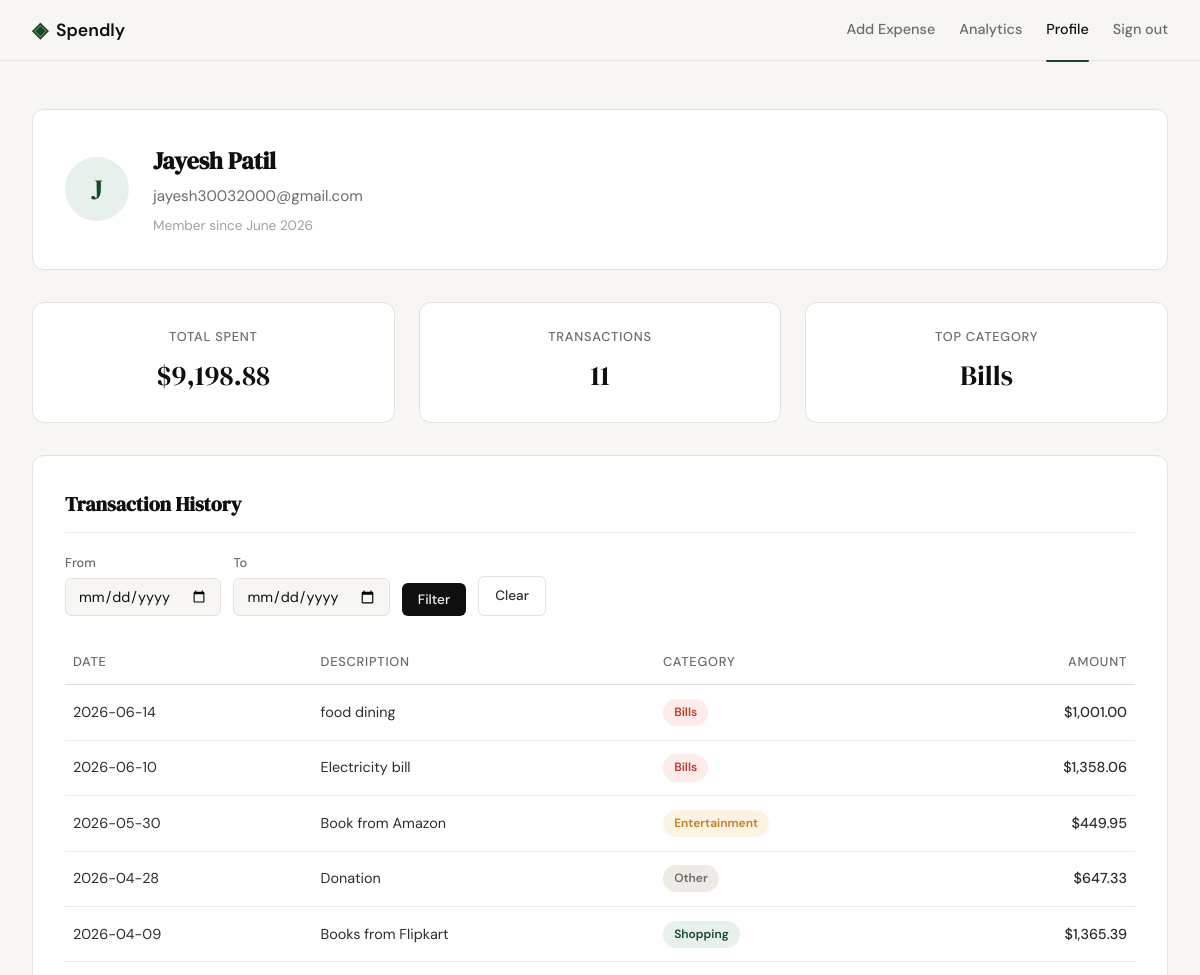
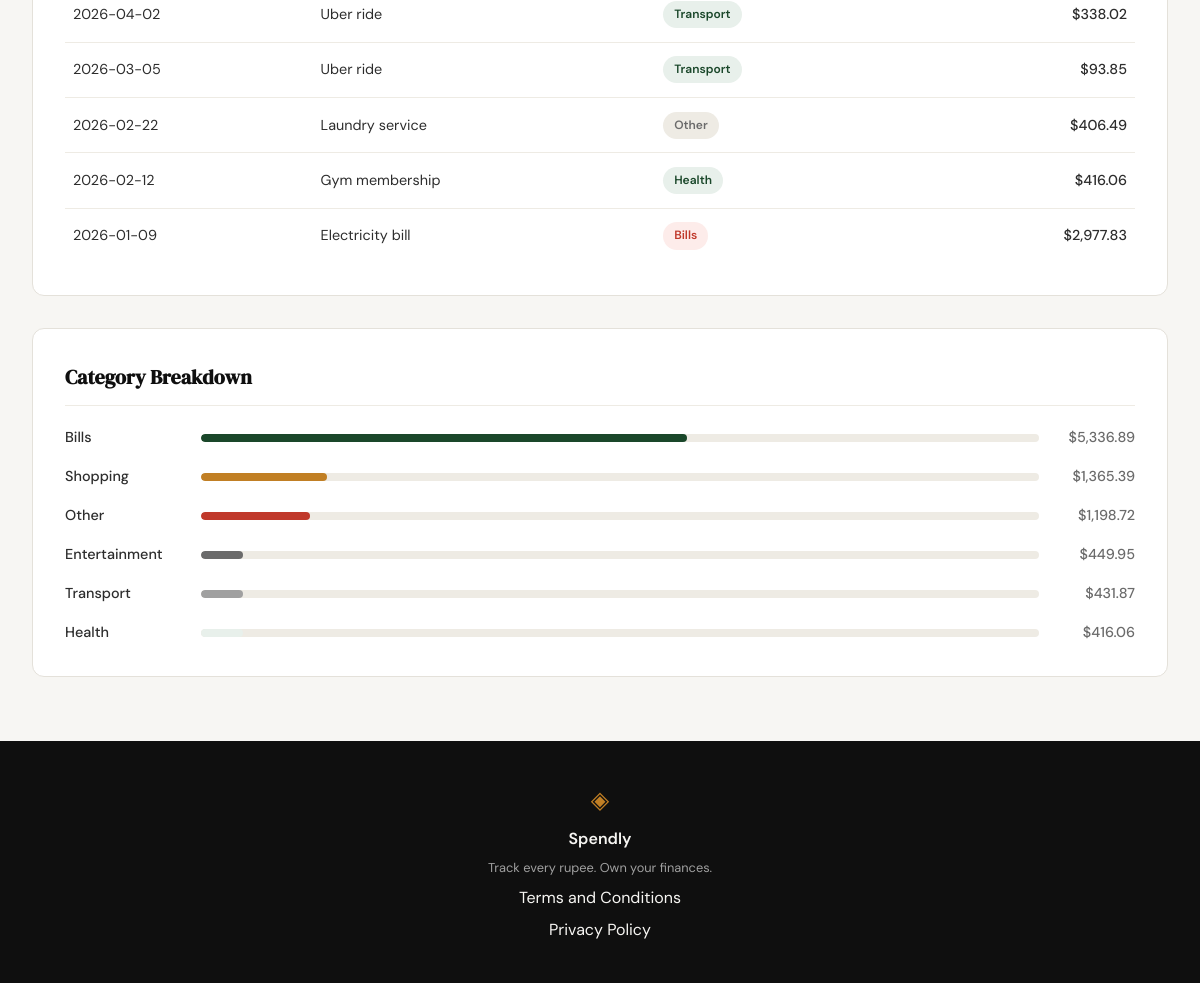
The app's page /profile (signed in) with its own data (2 pictures, top to bottom).
### tables this page shows
CREATE TABLE users (
                id            INTEGER PRIMARY KEY AUTOINCREMENT,
                name          TEXT    NOT NULL,
                email         TEXT    UNIQUE NOT NULL,
                password_hash TEXT    NOT NULL,
                created_at    TEXT    DEFAULT (datetime('now'))
            );

CREATE TABLE expenses (
                id          INTEGER PRIMARY KEY AUTOINCREMENT,
                user_id     INTEGER NOT NULL,
                amount      REAL    NOT NULL,
                category    TEXT    NOT NULL,
                date        TEXT    NOT NULL,
                description TEXT,
                created_at  TEXT    DEFAULT (datetime('now')),
                FOREIGN KEY (user_id) REFERENCES users (id)
            );

### app.py (the view)
@app.route("/profile")
def profile():
    if "user_id" not in session:
        return redirect(url_for("login"))
    user_id = session["user_id"]
    raw_start = request.args.get("start_date", "").strip()
    raw_end = request.args.get("end_date", "").strip()
    if raw_start and not _is_valid_date(raw_start):
        raw_start = ""
    if raw_end and not _is_valid_date(raw_end):
        raw_end = ""
    if raw_start and raw_end and raw_start > raw_end:
        raw_start = raw_end = ""
    start_date = raw_start or None
    end_date = raw_end or None
    user_row = get_user_by_id(user_id)
    if user_row is None:
        session.clear()
        return redirect(url_for("login"))
    created_dt = datetime.strptime(user_row["created_at"], "%Y-%m-%d %H:%M:%S")
    user = {
        "name": user_row["name"],
        "email": user_row["email"],
        "member_since": created_dt.strftime("%B %Y"),
    }
    stats_raw = get_expense_stats(user_id, start_date, end_date)
    stats = {
        "total_spent": f"${stats_raw['total_spent']:,.2f}",
        "transaction_count": stats_raw["transaction_count"],
        "top_category": stats_raw["top_category"],
    }
    if start_date or end_date:
        expense_rows = get_expenses_by_date_range(user_id, start_date, end_date)
    else:
        expense_rows = get_recent_expenses(user_id)
    transactions = [
        {
            "date": r["date"],
            "description": r["description"] or "",
            "category": r["category"],
            "amount": f"${r['amount']:,.2f}",
        }
        for r in expense_rows
    ]
    breakdown = get_category_breakdown(user_id, start_date, end_date)
    categories = [
        {
            "name": c["category"],
            "amount": f"${c['total']:,.2f}",
            "percentage": c["percentage"],
        }
        for c in breakdown
    ]
    return render_template(
        "profile.html",
        user=user,
        stats=stats,
        transactions=transactions,
        categories=categories,
        start_date=start_date,
        end_date=end_date,
    )

### database/db.py (called while the page is built)
def get_db():
    conn = sqlite3.connect(DATABASE)
    conn.row_factory = sqlite3.Row
    conn.execute("PRAGMA foreign_keys = ON")
    return conn

def get_user_by_id(user_id):
    conn = get_db()
    try:
        return conn.execute(
            "SELECT id, name, email, created_at FROM users WHERE id = ?",
            (user_id,),
        ).fetchone()
    finally:
        conn.close()

def _build_date_clause(user_id, start_date=None, end_date=None):
    params = [user_id]
    clause = ""
    if start_date:
        clause += " AND date >= ?"
        params.append(start_date)
    if end_date:
        clause += " AND date <= ?"
        params.append(end_date)
    return clause, params

def get_recent_expenses(user_id, limit=10):
    conn = get_db()
    try:
        return conn.execute(
            "SELECT id, date, description, category, amount "
            "FROM expenses WHERE user_id = ? "
            "ORDER BY date DESC LIMIT ?",
            (user_id, limit),
        ).fetchall()
    finally:
        conn.close()

def get_category_breakdown(user_id, start_date=None, end_date=None):
    conn = get_db()
    try:
        date_clause, params = _build_date_clause(user_id, start_date, end_date)
        rows = conn.execute(
            "SELECT category, SUM(amount) AS total "
            "FROM expenses WHERE user_id = ?" + date_clause + " "
            "GROUP BY category ORDER BY total DESC",
            params,
        ).fetchall()
        if not rows:
            return []
        grand_total = sum(float(r["total"]) for r in rows)
        breakdown = []
        for r in rows:
            cat_total = float(r["total"])
            percentage = round(cat_total / grand_total * 100)
            breakdown.append({
                "category": r["category"],
                "total": cat_total,
                "percentage": percentage,
            })
        return breakdown
    finally:
        conn.close()

### templates/profile.html (shortened to what this page needs)
{% extends "base.html" %}
{% block head %}
<link rel="stylesheet" href="{{ url_for('static', filename='css/profile.css') }}">
{% endblock %}
{% block content %}
<section class="profile-section">
    <div class="profile-inner">
        <div class="profile-card user-card">
            <div class="user-avatar" aria-hidden="true">{{ user.name[0] }}</div>
            <div class="user-details">
                <h1 class="user-name">{{ user.name }}</h1>
                <p class="user-email">{{ user.email }}</p>
                <p class="user-joined">Member since {{ user.member_since }}</p>
            </div>
        </div>
        <div class="stats-row">
            <div class="stat-card">
                <span class="stat-label">Total Spent</span>
                <span class="stat-value">{{ stats.total_spent }}</span>
            </div>
            <div class="stat-card">
                <span class="stat-label">Transactions</span>
                <span class="stat-value">{{ stats.transaction_count }}</span>
            </div>
            <div class="stat-card">
                <span class="stat-label">Top Category</span>
                <span class="stat-value">{{ stats.top_category }}</span>
            </div>
        </div>
        <div class="profile-card">
            <h2 class="section-title">Transaction History</h2>
            <div class="date-filter">
                <form method="GET" action="{{ url_for('profile') }}" class="date-filter-form">
                    <div class="filter-field">
                        <label for="start_date">From</label>
                        <input type="date" id="start_date" name="start_date" value="{{ start_date or '' }}">
                    </div>
                    <div class="filter-field">
                        <label for="end_date">To</label>
                        <input type="date" id="end_date" name="end_date" value="{{ end_date or '' }}">
                    </div>
                    <button type="submit" class="btn-primary filter-btn">Filter</button>
                    <a href="{{ url_for('profile') }}" class="btn-ghost filter-btn">Clear</a>
                </form>
            </div>
            {% if transactions %}
            <div class="table-wrapper">
                <table class="transaction-table">
                    <thead>
                        <tr>
                            <th>Date</th>
                            <th>Description</th>
                            <th>Category</th>
                            <th class="col-amount">Amount</th>
                        </tr>
                    </thead>
                    <tbody>
                        {% for txn in transactions %}
                        <tr>
                            <td class="txn-date">{{ txn.date }}</td>
                            <td class="txn-desc">{{ txn.description }}</td>
                            <td><span class="category-badge badge-{{ txn.category | lower }}">{{ txn.category }}</span></td>
                            <td class="txn-amount">{{ txn.amount }}</td>
                        </tr>
                        {% endfor %}
                    </tbody>
                </table>
            </div>
            {% else %}
            <p class="empty-message">No expenses found in this date range.</p>
            {% endif %}
        </div>
        <div class="profile-card">
            <h2 class="section-title">Category Breakdown</h2>
            <div class="category-bars">
                {% for cat in categories %}
                <div class="category-bar-row">
                    <span class="category-name">{{ cat.name }}</span>
                    <div class="category-bar-track">
                        <div class="category-bar category-bar-{{ loop.index }}" style="width: {{ cat.percentage }}%"></div>
                    </div>
                    <span class="category-amount">{{ cat.amount }}</span>
                </div>
                {% endfor %}
            </div>
        </div>
    </div>
</section>
{% endblock %}

### templates/base.html (shortened to what this page needs)
<!DOCTYPE html>
<html lang="en">
<head>
    <link rel="stylesheet" href="{{ url_for('static', filename='css/style.css') }}">
    {% block head %}{% endblock %}
</head>
<body>
    <nav class="navbar">
        <div class="nav-inner">
            <a href="{{ url_for('landing') }}" class="nav-brand">
                <span class="brand-icon">◈</span>
                <span class="brand-name">Spendly</span>
            </a>
            <div class="nav-links">
                {% if session.user_id %}
                    <a href="{{ url_for('add_expense') }}" class="nav-link {% if request.endpoint == 'add_expense' %}nav-active{% endif %}">Add Expense</a>
                    <a href="{{ url_for('analytics') }}" class="nav-link {% if request.endpoint == 'analytics' %}nav-active{% endif %}">Analytics</a>
                    <a href="{{ url_for('profile') }}" class="nav-link {% if request.endpoint == 'profile' %}nav-active{% endif %}">Profile</a>
                    <a href="{{ url_for('logout') }}">Sign out</a>
                {% else %}
                    <a href="{{ url_for('login') }}">Sign in</a>
                    <a href="{{ url_for('register') }}" class="nav-cta">Get started</a>
                {% endif %}
            </div>
        </div>
    </nav>
    <main class="main-content">
        {% block content %}{% endblock %}
    </main>
    <footer class="footer">
        <div class="footer-inner">
            <span class="brand-icon">◈</span>
            <span class="footer-name">Spendly</span>
            <p class="footer-copy">Track every rupee. Own your finances.</p>
            <a href="/terms">Terms and Conditions</a>
            <a href="/privacy">Privacy Policy</a>
        </div>
    </footer>
</body>
</html>

### static/css/style.css (style rules this page uses)
:root { --ink: #0f0f0f; --ink-soft: #2d2d2d; --ink-muted: #6b6b6b; --ink-faint: #a0a0a0; --paper: #f7f6f3; --paper-warm: #f0ede6; --paper-card: #ffffff; --accent: #1a472a; --accent-light: #e8f0eb; --accent-2: #c17f24; --accent-2-light: #fdf3e3; --danger: #c0392b; --danger-light: #fdecea; --border: #e4e1da; --border-soft: #eeebe4; --font-display: 'DM Serif Display', Georgia, serif; --font-body: 'DM Sans', system-ui, sans-serif; --max-width: 1200px; --auth-width: 440px; --radius-sm: 6px; --radius-md: 12px; --radius-lg: 20px; }
*, *::before, *::after { box-sizing: border-box; margin: 0; padding: 0; }
html { font-size: 16px; scroll-behavior: smooth; }
body { background: var(--paper); color: var(--ink); font-family: var(--font-body); font-size: 1rem; line-height: 1.6; -webkit-font-smoothing: antialiased; }
a { color: inherit; text-decoration: none; }
.navbar { position: sticky; top: 0; z-index: 100; background: var(--paper); border-bottom: 1px solid var(--border); padding: 0 2rem; }
.nav-inner { max-width: var(--max-width); margin: 0 auto; height: 60px; display: flex; align-items: center; justify-content: space-between; }
.nav-brand { display: flex; align-items: center; gap: 0.5rem; font-family: var(--font-body); font-weight: 600; font-size: 1.1rem; color: var(--ink); }
.brand-icon { color: var(--accent); font-size: 1.3rem; }
.brand-name { color: var(--ink); }
.nav-links { display: flex; align-items: center; gap: 1.5rem; font-size: 0.9rem; font-weight: 500; }
.nav-links a { color: var(--ink-muted); transition: color 0.2s; }
.nav-link { position: relative; }
.nav-active { color: var(--ink) !important; }
.nav-active::after { content: ''; position: absolute; bottom: -20px; left: 0; right: 0; height: 2px; background: var(--accent); border-radius: 1px; }
.main-content { min-height: calc(100vh - 60px - 100px); }
.btn-primary { display: inline-block; background: var(--ink); color: var(--paper); padding: 0.65rem 1.5rem; border-radius: var(--radius-sm); font-family: var(--font-body); font-size: 0.9rem; font-weight: 500; cursor: pointer; border: none; transition: background 0.2s; text-decoration: none; }
.btn-ghost { display: inline-block; background: transparent; color: var(--ink-soft); padding: 0.65rem 1.5rem; border-radius: var(--radius-sm); font-size: 0.9rem; font-weight: 500; border: 1px solid var(--border); transition: all 0.2s; text-decoration: none; }
.footer { background: var(--ink); color: var(--paper); padding: 2.5rem 2rem; text-align: center; }
.footer-inner { display: flex; flex-direction: column; align-items: center; gap: 0.4rem; }
.footer .brand-icon { color: var(--accent-2); font-size: 1.5rem; }
.footer-name { font-weight: 600; font-size: 1rem; }
.footer-copy { font-size: 0.8rem; color: var(--ink-faint); }

### records on screen
users: name "J", name "Jayesh Patil", email "jayesh30032000@gmail.com"
expenses: date "2026-06-14", description "food dining", category "Bills", amount "$1,001.00"
expenses: date "2026-06-10", description "Electricity bill", category "Bills", amount "$1,358.06"
expenses: date "2026-05-30", description "Book from Amazon", category "Entertainment", amount "$449.95", name "Entertainment", {{ cat.percentage }} 5 (drawn)
expenses: date "2026-04-28", description "Donation", category "Other", amount "$647.33"
expenses: date "2026-04-09", description "Books from Flipkart", category "Shopping", amount "$1,365.39", name "Shopping", {{ cat.percentage }} 15 (drawn)
expenses: date "2026-04-02", description "Uber ride", category "Transport", amount "$338.02"
expenses: date "2026-03-05", description "Uber ride", category "Transport", amount "$93.85"
expenses: date "2026-02-22", description "Laundry service", category "Other", amount "$406.49"
expenses: date "2026-02-12", description "Gym membership", category "Health", amount "$416.06", name "Health", {{ cat.percentage }} 5 (drawn)
expenses: date "2026-01-09", description "Electricity bill", category "Bills", amount "$2,977.83"

### other values on screen
{{ user.member_since }} "June 2026"
{{ stats.total_spent }} "$9,198.88"
{{ stats.transaction_count }} "11"
{{ stats.top_category }} "Bills"
{{ cat.name }} "Bills" "Other" "Transport"
{{ cat.amount }} "$5,336.89" "$1,198.72" "$431.87"
